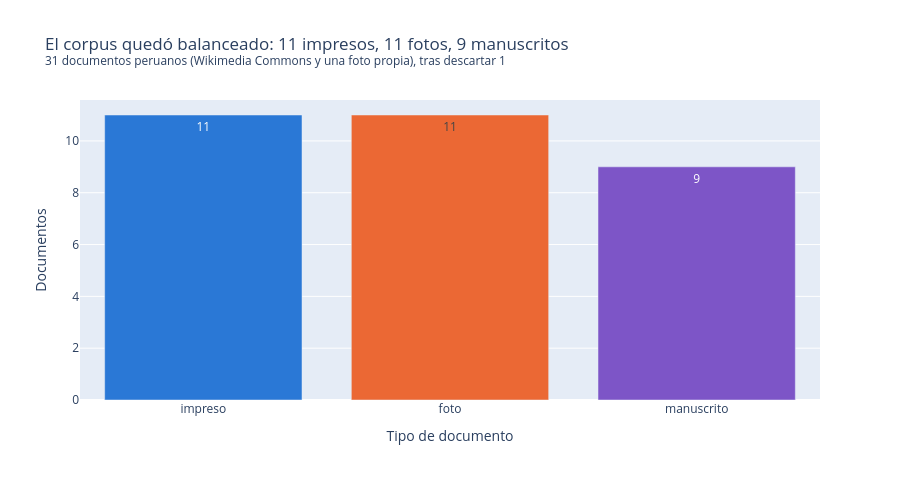

Notebook cell for this chart:
### Markdown cell above
## 7 · Análisis exploratorio

Tres gráficos interactivos con Plotly Express. El título de cada uno resume lo que muestra y se arma con las
cifras calculadas, para que siga siendo cierto si cambian los datos.

### Code cell
publicar_docs = docs_ok.assign(texto=docs_ok["texto_ocr_publicable"])
publicar_auds = auds_ok.assign(texto=auds_ok["texto_asr_publicable"])
publicar_docs["n_caracteres"] = publicar_docs["texto"].str.len()
publicar_auds["n_palabras"] = publicar_auds["texto"].str.replace(r"\[HABLANTE_\d+\]", "", regex=True).str.split().str.len()

COLORES = {"impreso": "#2a78d6", "foto": "#eb6834", "manuscrito": "#7d55c7",
           "testimonio": "#1f9e89", "entrevista": "#e3a21a", "fiesta": "#d03b6b", "calle": "#6b7a8f", "conferencia": "#8fb339"}
conteo = publicar_docs["tipo"].value_counts().reindex(["impreso", "foto", "manuscrito"]).reset_index()
fig = px.bar(conteo, x="tipo", y="count", text="count", color="tipo", color_discrete_map=COLORES,
             labels={"tipo": "Tipo de documento", "count": "Documentos"},
             title=f"El corpus quedó balanceado: {', '.join(f'{n} {t}s' for t, n in zip(conteo['tipo'], conteo['count']))}"
                   f"<br><sup>{len(publicar_docs)} documentos peruanos (Wikimedia Commons y una foto propia), tras descartar {len(docs) - len(docs_ok)}</sup>")
fig.update_layout(showlegend=False, width=900, height=480)
fig.show()

### Figure 1 — Plotly figure (JSON) as saved in the notebook; plotly's stock layout.template omitted (floating-point values rounded to 4 significant figures)
{"data": [{"hovertemplate": "Tipo de documento=%{x}<br>Documentos=%{text}<extra></extra>", "legendgroup": "impreso", "marker": {"color": "#2a78d6", "pattern": {"shape": ""}}, "name": "impreso", "orientation": "v", "showlegend": true, "text": [11.0], "textposition": "auto", "type": "bar", "x": ["impreso"], "xaxis": "x", "y": [11], "yaxis": "y"}, {"hovertemplate": "Tipo de documento=%{x}<br>Documentos=%{text}<extra></extra>", "legendgroup": "foto", "marker": {"color": "#eb6834", "pattern": {"shape": ""}}, "name": "foto", "orientation": "v", "showlegend": true, "text": [11.0], "textposition": "auto", "type": "bar", "x": ["foto"], "xaxis": "x", "y": [11], "yaxis": "y"}, {"hovertemplate": "Tipo de documento=%{x}<br>Documentos=%{text}<extra></extra>", "legendgroup": "manuscrito", "marker": {"color": "#7d55c7", "pattern": {"shape": ""}}, "name": "manuscrito", "orientation": "v", "showlegend": true, "text": [9.0], "textposition": "auto", "type": "bar", "x": ["manuscrito"], "xaxis": "x", "y": [9], "yaxis": "y"}], "layout": {"barmode": "relative", "height": 480, "legend": {"title": {"text": "Tipo de documento"}, "tracegroupgap": 0}, "showlegend": false, "title": {"text": "El corpus quedó balanceado: 11 impresos, 11 fotos, 9 manuscritos<br><sup>31 documentos peruanos (Wikimedia Commons y una foto propia), tras descartar 1</sup>"}, "width": 900, "xaxis": {"anchor": "y", "categoryarray": ["impreso", "foto", "manuscrito"], "categoryorder": "array", "domain": [0, 1], "title": {"text": "Tipo de documento"}}, "yaxis": {"anchor": "x", "domain": [0, 1], "title": {"text": "Documentos"}}}}
